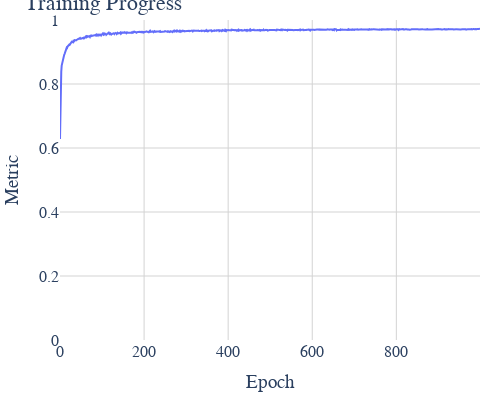

Notebook cell for this chart:
### Code cell
metrics = {
    "Train Accuracy": probe.train_accs,
}
plot_metrics(metrics)

### Figure 1 — Plotly figure (JSON) as saved in the notebook; plotly's stock layout.template omitted (floating-point values rounded to 4 significant figures; data arrays with more than 128 entries replaced by an {"elided": "..."} marker saying what was removed)
{"data": [{"line": {"width": 2}, "name": "Train Accuracy", "type": "scatter", "x": {"elided": "1000 int values"}, "y": {"elided": "1000 float values"}}], "layout": {"font": {"family": "Computer Modern", "size": 16}, "height": 400, "legend": {"bgcolor": "rgba(255, 255, 255, 0.8)", "x": 0.62, "y": 0.22}, "margin": {"b": 60, "l": 60, "r": 20, "t": 20}, "paper_bgcolor": "white", "plot_bgcolor": "white", "title": {"text": "Training Progress"}, "width": 500, "xaxis": {"gridcolor": "lightgray", "showgrid": true, "title": {"text": "Epoch"}, "zeroline": false}, "yaxis": {"gridcolor": "lightgray", "range": [0, 1], "showgrid": true, "title": {"text": "Metric"}, "zeroline": false}}}
